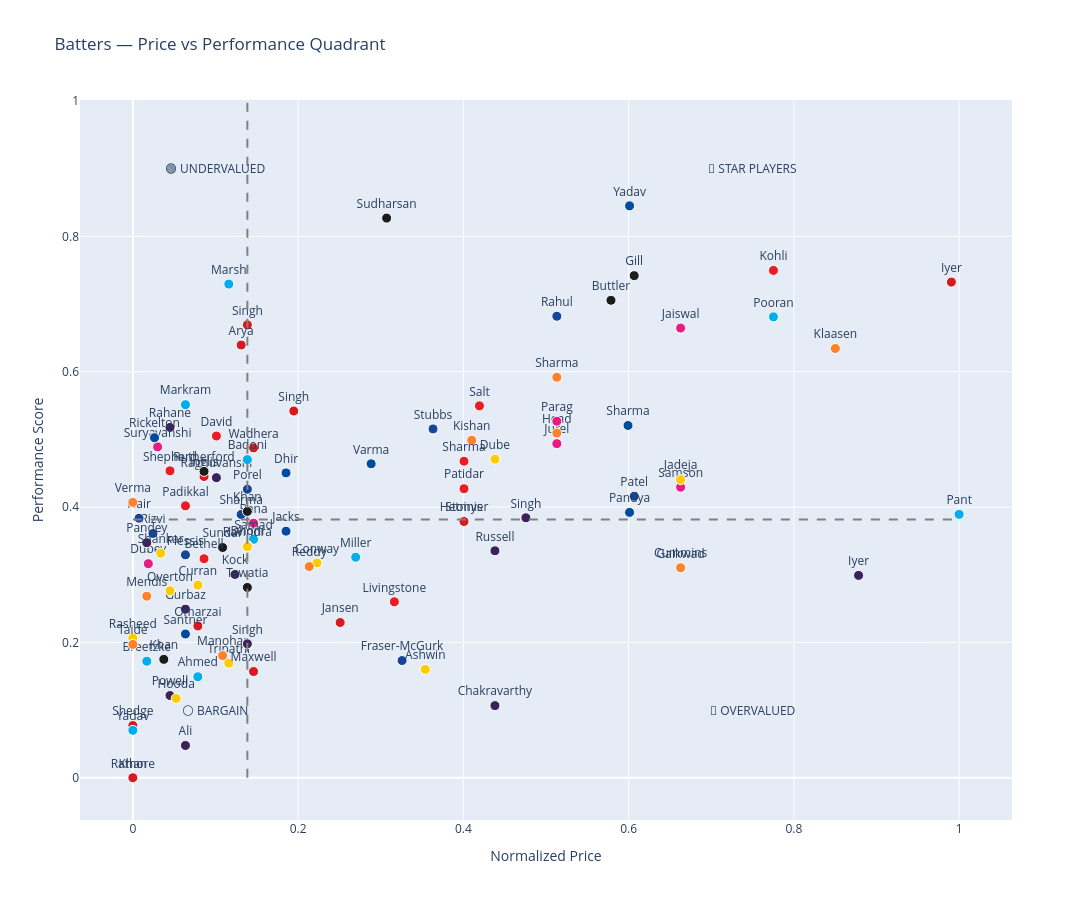

Source (notebook cell):
### Code cell
import plotly.graph_objects as go

# ---- Batter score ----
bs = all_bat.dropna(subset=["Price_Cr","RUNS","SR","AVG"]).copy()

for col in ["RUNS","SR","AVG"]:
    mn, mx = bs[col].min(), bs[col].max()
    bs[f"{col}_n"] = (bs[col]-mn)/(mx-mn) if mx > mn else 0

bs["perf"] = bs["RUNS_n"]*0.5 + bs["SR_n"]*0.3 + bs["AVG_n"]*0.2

p_mn, p_mx = bs["Price_Cr"].min(), bs["Price_Cr"].max()
bs["price_n"] = (bs["Price_Cr"]-p_mn)/(p_mx-p_mn)

# ---- Plot ----
fig = go.Figure()

med_price = bs["price_n"].median()
med_perf  = bs["perf"].median()

for _, row in bs.iterrows():
    team  = row.get("Abbr", "")
    color = TEAM_COLORS.get(team, "#888")
    label = row["Player"].split()[-1]

    fig.add_trace(go.Scatter(
        x=[row["price_n"]],
        y=[row["perf"]],
        mode="markers+text",
        marker=dict(size=10, color=color, line=dict(width=1, color="white")),
        text=[label],
        textposition="top center",
        showlegend=False
    ))

# Quadrant lines
fig.add_shape(type="line", x0=med_price, x1=med_price, y0=0, y1=1,
              line=dict(dash="dash", color="gray"))

fig.add_shape(type="line", x0=0, x1=1, y0=med_perf, y1=med_perf,
              line=dict(dash="dash", color="gray"))

# Quadrant labels
fig.add_annotation(x=0.1, y=0.9, text="🟢 UNDERVALUED", showarrow=False)
fig.add_annotation(x=0.75, y=0.9, text="🔵 STAR PLAYERS", showarrow=False)
fig.add_annotation(x=0.1, y=0.1, text="⚪ BARGAIN", showarrow=False)
fig.add_annotation(x=0.75, y=0.1, text="🔴 OVERVALUED", showarrow=False)

fig.update_layout(
    title="Batters — Price vs Performance Quadrant",
    xaxis_title="Normalized Price",
    yaxis_title="Performance Score",
    height=900,
    width=1300
)

fig.show()

### Figure 1 — Plotly figure (JSON) as saved in the notebook; plotly's stock layout.template omitted (floating-point values rounded to 4 significant figures)
{"data": [{"marker": {"color": "#00AEEF", "line": {"color": "white", "width": 1}, "size": 10}, "mode": "markers+text", "showlegend": false, "text": ["Pant"], "textposition": "top center", "type": "scatter", "x": [1], "y": [0.3892]}, {"marker": {"color": "#D71920", "line": {"color": "white", "width": 1}, "size": 10}, "mode": "markers+text", "showlegend": false, "text": ["Iyer"], "textposition": "top center", "type": "scatter", "x": [0.9906], "y": [0.7324]}, {"marker": {"color": "#FF822A", "line": {"color": "white", "width": 1}, "size": 10}, "mode": "markers+text", "showlegend": false, "text": ["Klaasen"], "textposition": "top center", "type": "scatter", "x": [0.8502], "y": [0.6343]}, {"marker": {"color": "#00AEEF", "line": {"color": "white", "width": 1}, "size": 10}, "mode": "markers+text", "showlegend": false, "text": ["Pooran"], "textposition": "top center", "type": "scatter", "x": [0.7753], "y": [0.681]}, {"marker": {"color": "#EC1C24", "line": {"color": "white", "width": 1}, "size": 10}, "mode": "markers+text", "showlegend": false, "text": ["Kohli"], "textposition": "top center", "type": "scatter", "x": [0.7753], "y": [0.7496]}, {"marker": {"color": "#EA1A85", "line": {"color": "white", "width": 1}, "size": 10}, "mode": "markers+text", "showlegend": false, "text": ["Samson"], "textposition": "top center", "type": "scatter", "x": [0.6629], "y": [0.4293]}, {"marker": {"color": "#FECB00", "line": {"color": "white", "width": 1}, "size": 10}, "mode": "markers+text", "showlegend": false, "text": ["Gaikwad"], "textposition": "top center", "type": "scatter", "x": [0.6629], "y": [0.3102]}, {"marker": {"color": "#1C1C1C", "line": {"color": "white", "width": 1}, "size": 10}, "mode": "markers+text", "showlegend": false, "text": ["Gill"], "textposition": "top center", "type": "scatter", "x": [0.6067], "y": [0.7419]}, {"marker": {"color": "#004BA0", "line": {"color": "white", "width": 1}, "size": 10}, "mode": "markers+text", "showlegend": false, "text": ["Yadav"], "textposition": "top center", "type": "scatter", "x": [0.6011], "y": [0.845]}, {"marker": {"color": "#004BA0", "line": {"color": "white", "width": 1}, "size": 10}, "mode": "markers+text", "showlegend": false, "text": ["Sharma"], "textposition": "top center", "type": "scatter", "x": [0.5993], "y": [0.5205]}, {"marker": {"color": "#1C1C1C", "line": {"color": "white", "width": 1}, "size": 10}, "mode": "markers+text", "showlegend": false, "text": ["Buttler"], "textposition": "top center", "type": "scatter", "x": [0.5787], "y": [0.7055]}, {"marker": {"color": "#17449B", "line": {"color": "white", "width": 1}, "size": 10}, "mode": "markers+text", "showlegend": false, "text": ["Rahul"], "textposition": "top center", "type": "scatter", "x": [0.5131], "y": [0.6819]}, {"marker": {"color": "#EA1A85", "line": {"color": "white", "width": 1}, "size": 10}, "mode": "markers+text", "showlegend": false, "text": ["Jurel"], "textposition": "top center", "type": "scatter", "x": [0.5131], "y": [0.4937]}, {"marker": {"color": "#FF822A", "line": {"color": "white", "width": 1}, "size": 10}, "mode": "markers+text", "showlegend": false, "text": ["Head"], "textposition": "top center", "type": "scatter", "x": [0.5131], "y": [0.5093]}, {"marker": {"color": "#3A225D", "line": {"color": "white", "width": 1}, "size": 10}, "mode": "markers+text", "showlegend": false, "text": ["Singh"], "textposition": "top center", "type": "scatter", "x": [0.4757], "y": [0.3841]}, {"marker": {"color": "#EC1C24", "line": {"color": "white", "width": 1}, "size": 10}, "mode": "markers+text", "showlegend": false, "text": ["Salt"], "textposition": "top center", "type": "scatter", "x": [0.4195], "y": [0.5495]}, {"marker": {"color": "#FF822A", "line": {"color": "white", "width": 1}, "size": 10}, "mode": "markers+text", "showlegend": false, "text": ["Kishan"], "textposition": "top center", "type": "scatter", "x": [0.4101], "y": [0.4988]}, {"marker": {"color": "#EC1C24", "line": {"color": "white", "width": 1}, "size": 10}, "mode": "markers+text", "showlegend": false, "text": ["Sharma"], "textposition": "top center", "type": "scatter", "x": [0.4007], "y": [0.4677]}, {"marker": {"color": "#EA1A85", "line": {"color": "white", "width": 1}, "size": 10}, "mode": "markers+text", "showlegend": false, "text": ["Hetmyer"], "textposition": "top center", "type": "scatter", "x": [0.4007], "y": [0.3797]}, {"marker": {"color": "#EC1C24", "line": {"color": "white", "width": 1}, "size": 10}, "mode": "markers+text", "showlegend": false, "text": ["Patidar"], "textposition": "top center", "type": "scatter", "x": [0.4007], "y": [0.4271]}, {"marker": {"color": "#17449B", "line": {"color": "white", "width": 1}, "size": 10}, "mode": "markers+text", "showlegend": false, "text": ["Stubbs"], "textposition": "top center", "type": "scatter", "x": [0.3633], "y": [0.5154]}, {"marker": {"color": "#17449B", "line": {"color": "white", "width": 1}, "size": 10}, "mode": "markers+text", "showlegend": false, "text": ["Fraser-McGurk"], "textposition": "top center", "type": "scatter", "x": [0.3258], "y": [0.1732]}, {"marker": {"color": "#00AEEF", "line": {"color": "white", "width": 1}, "size": 10}, "mode": "markers+text", "showlegend": false, "text": ["Miller"], "textposition": "top center", "type": "scatter", "x": [0.2697], "y": [0.3258]}, {"marker": {"color": "#FECB00", "line": {"color": "white", "width": 1}, "size": 10}, "mode": "markers+text", "showlegend": false, "text": ["Conway"], "textposition": "top center", "type": "scatter", "x": [0.2228], "y": [0.3174]}, {"marker": {"color": "#EA1A85", "line": {"color": "white", "width": 1}, "size": 10}, "mode": "markers+text", "showlegend": false, "text": ["Rana"], "textposition": "top center", "type": "scatter", "x": [0.1461], "y": [0.3761]}, {"marker": {"color": "#00AEEF", "line": {"color": "white", "width": 1}, "size": 10}, "mode": "markers+text", "showlegend": false, "text": ["Samad"], "textposition": "top center", "type": "scatter", "x": [0.1461], "y": [0.3523]}, {"marker": {"color": "#D71920", "line": {"color": "white", "width": 1}, "size": 10}, "mode": "markers+text", "showlegend": false, "text": ["Wadhera"], "textposition": "top center", "type": "scatter", "x": [0.1461], "y": [0.4875]}, {"marker": {"color": "#D71920", "line": {"color": "white", "width": 1}, "size": 10}, "mode": "markers+text", "showlegend": false, "text": ["Singh"], "textposition": "top center", "type": "scatter", "x": [0.1386], "y": [0.6692]}, {"marker": {"color": "#17449B", "line": {"color": "white", "width": 1}, "size": 10}, "mode": "markers+text", "showlegend": false, "text": ["Porel"], "textposition": "top center", "type": "scatter", "x": [0.1386], "y": [0.4263]}, {"marker": {"color": "#FECB00", "line": {"color": "white", "width": 1}, "size": 10}, "mode": "markers+text", "showlegend": false, "text": ["Dhoni"], "textposition": "top center", "type": "scatter", "x": [0.1386], "y": [0.3433]}, {"marker": {"color": "#D71920", "line": {"color": "white", "width": 1}, "size": 10}, "mode": "markers+text", "showlegend": false, "text": ["Arya"], "textposition": "top center", "type": "scatter", "x": [0.1311], "y": [0.6394]}, {"marker": {"color": "#17449B", "line": {"color": "white", "width": 1}, "size": 10}, "mode": "markers+text", "showlegend": false, "text": ["Sharma"], "textposition": "top center", "type": "scatter", "x": [0.1311], "y": [0.389]}, {"marker": {"color": "#3A225D", "line": {"color": "white", "width": 1}, "size": 10}, "mode": "markers+text", "showlegend": false, "text": ["Kock"], "textposition": "top center", "type": "scatter", "x": [0.1236], "y": [0.3004]}, {"marker": {"color": "#FECB00", "line": {"color": "white", "width": 1}, "size": 10}, "mode": "markers+text", "showlegend": false, "text": ["Tripathi"], "textposition": "top center", "type": "scatter", "x": [0.1161], "y": [0.1692]}, {"marker": {"color": "#FF822A", "line": {"color": "white", "width": 1}, "size": 10}, "mode": "markers+text", "showlegend": false, "text": ["Manohar"], "textposition": "top center", "type": "scatter", "x": [0.1086], "y": [0.1805]}, {"marker": {"color": "#EC1C24", "line": {"color": "white", "width": 1}, "size": 10}, "mode": "markers+text", "showlegend": false, "text": ["David"], "textposition": "top center", "type": "scatter", "x": [0.1011], "y": [0.5049]}, {"marker": {"color": "#3A225D", "line": {"color": "white", "width": 1}, "size": 10}, "mode": "markers+text", "showlegend": false, "text": ["Raghuvanshi"], "textposition": "top center", "type": "scatter", "x": [0.1011], "y": [0.4434]}, {"marker": {"color": "#D71920", "line": {"color": "white", "width": 1}, "size": 10}, "mode": "markers+text", "showlegend": false, "text": ["Inglis"], "textposition": "top center", "type": "scatter", "x": [0.08614], "y": [0.4451]}, {"marker": {"color": "#00AEEF", "line": {"color": "white", "width": 1}, "size": 10}, "mode": "markers+text", "showlegend": false, "text": ["Markram"], "textposition": "top center", "type": "scatter", "x": [0.06367], "y": [0.5513]}, {"marker": {"color": "#3A225D", "line": {"color": "white", "width": 1}, "size": 10}, "mode": "markers+text", "showlegend": false, "text": ["Gurbaz"], "textposition": "top center", "type": "scatter", "x": [0.06367], "y": [0.2491]}, {"marker": {"color": "#17449B", "line": {"color": "white", "width": 1}, "size": 10}, "mode": "markers+text", "showlegend": false, "text": ["Plessis"], "textposition": "top center", "type": "scatter", "x": [0.06367], "y": [0.3294]}, {"marker": {"color": "#EC1C24", "line": {"color": "white", "width": 1}, "size": 10}, "mode": "markers+text", "showlegend": false, "text": ["Padikkal"], "textposition": "top center", "type": "scatter", "x": [0.06367], "y": [0.4018]}, {"marker": {"color": "#3A225D", "line": {"color": "white", "width": 1}, "size": 10}, "mode": "markers+text", "showlegend": false, "text": ["Rahane"], "textposition": "top center", "type": "scatter", "x": [0.04494], "y": [0.5176]}, {"marker": {"color": "#3A225D", "line": {"color": "white", "width": 1}, "size": 10}, "mode": "markers+text", "showlegend": false, "text": ["Powell"], "textposition": "top center", "type": "scatter", "x": [0.04494], "y": [0.1215]}, {"marker": {"color": "#EA1A85", "line": {"color": "white", "width": 1}, "size": 10}, "mode": "markers+text", "showlegend": false, "text": ["Suryavanshi"], "textposition": "top center", "type": "scatter", "x": [0.02996], "y": [0.4889]}, {"marker": {"color": "#004BA0", "line": {"color": "white", "width": 1}, "size": 10}, "mode": "markers+text", "showlegend": false, "text": ["Rickelton"], "textposition": "top center", "type": "scatter", "x": [0.02622], "y": [0.5025]}, {"marker": {"color": "#17449B", "line": {"color": "white", "width": 1}, "size": 10}, "mode": "markers+text", "showlegend": false, "text": ["Rizvi"], "textposition": "top center", "type": "scatter", "x": [0.02434], "y": [0.361]}, {"marker": {"color": "#EA1A85", "line": {"color": "white", "width": 1}, "size": 10}, "mode": "markers+text", "showlegend": false, "text": ["Dubey"], "textposition": "top center", "type": "scatter", "x": [0.01873], "y": [0.3163]}, {"marker": {"color": "#3A225D", "line": {"color": "white", "width": 1}, "size": 10}, "mode": "markers+text", "showlegend": false, "text": ["Pandey"], "textposition": "top center", "type": "scatter", "x": [0.01685], "y": [0.3473]}, {"marker": {"color": "#00AEEF", "line": {"color": "white", "width": 1}, "size": 10}, "mode": "markers+text", "showlegend": false, "text": ["Breetzke"], "textposition": "top center", "type": "scatter", "x": [0.01685], "y": [0.1722]}, {"marker": {"color": "#17449B", "line": {"color": "white", "width": 1}, "size": 10}, "mode": "markers+text", "showlegend": false, "text": ["Nair"], "textposition": "top center", "type": "scatter", "x": [0.007491], "y": [0.3835]}, {"marker": {"color": "#FF822A", "line": {"color": "white", "width": 1}, "size": 10}, "mode": "markers+text", "showlegend": false, "text": ["Verma"], "textposition": "top center", "type": "scatter", "x": [0], "y": [0.4069]}, {"marker": {"color": "#FECB00", "line": {"color": "white", "width": 1}, "size": 10}, "mode": "markers+text", "showlegend": false, "text": ["Rasheed"], "textposition": "top center", "type": "scatter", "x": [0], "y": [0.2063]}, {"marker": {"color": "#FF822A", "line": {"color": "white", "width": 1}, "size": 10}, "mode": "markers+text", "showlegend": false, "text": ["Taide"], "textposition": "top center", "type": "scatter", "x": [0], "y": [0.197]}, {"marker": {"color": "#EA1A85", "line": {"color": "white", "width": 1}, "size": 10}, "mode": "markers+text", "showlegend": false, "text": ["Rathore"], "textposition": "top center", "type": "scatter", "x": [0], "y": [0]}, {"marker": {"color": "#3A225D", "line": {"color": "white", "width": 1}, "size": 10}, "mode": "markers+text", "showlegend": false, "text": ["Iyer"], "textposition": "top center", "type": "scatter", "x": [0.8783], "y": [0.299]}, {"marker": {"color": "#EA1A85", "line": {"color": "white", "width": 1}, "size": 10}, "mode": "markers+text", "showlegend": false, "text": ["Jaiswal"], "textposition": "top center", "type": "scatter", "x": [0.6629], "y": [0.6645]}, {"marker": {"color": "#FF822A", "line": {"color": "white", "width": 1}, "size": 10}, "mode": "markers+text", "showlegend": false, "text": ["Cummins"], "textposition": "top center", "type": "scatter", "x": [0.6629], "y": [0.3103]}, {"marker": {"color": "#FECB00", "line": {"color": "white", "width": 1}, "size": 10}, "mode": "markers+text", "showlegend": false, "text": ["Jadeja"], "textposition": "top center", "type": "scatter", "x": [0.6629], "y": [0.4404]}, {"marker": {"color": "#17449B", "line": {"color": "white", "width": 1}, "size": 10}, "mode": "markers+text", "showlegend": false, "text": ["Patel"], "textposition": "top center", "type": "scatter", "x": [0.6067], "y": [0.4159]}, {"marker": {"color": "#004BA0", "line": {"color": "white", "width": 1}, "size": 10}, "mode": "markers+text", "showlegend": false, "text": ["Pandya"], "textposition": "top center", "type": "scatter", "x": [0.6011], "y": [0.3921]}, {"marker": {"color": "#EA1A85", "line": {"color": "white", "width": 1}, "size": 10}, "mode": "markers+text", "showlegend": false, "text": ["Parag"], "textposition": "top center", "type": "scatter", "x": [0.5131], "y": [0.5268]}, {"marker": {"color": "#FF822A", "line": {"color": "white", "width": 1}, "size": 10}, "mode": "markers+text", "showlegend": false, "text": ["Sharma"], "textposition": "top center", "type": "scatter", "x": [0.5131], "y": [0.5917]}, {"marker": {"color": "#3A225D", "line": {"color": "white", "width": 1}, "size": 10}, "mode": "markers+text", "showlegend": false, "text": ["Russell"], "textposition": "top center", "type": "scatter", "x": [0.4382], "y": [0.3354]}, {"marker": {"color": "#3A225D", "line": {"color": "white", "width": 1}, "size": 10}, "mode": "markers+text", "showlegend": false, "text": ["Chakravarthy"], "textposition": "top center", "type": "scatter", "x": [0.4382], "y": [0.1066]}, {"marker": {"color": "#FECB00", "line": {"color": "white", "width": 1}, "size": 10}, "mode": "markers+text", "showlegend": false, "text": ["Dube"], "textposition": "top center", "type": "scatter", "x": [0.4382], "y": [0.4707]}, {"marker": {"color": "#D71920", "line": {"color": "white", "width": 1}, "size": 10}, "mode": "markers+text", "showlegend": false, "text": ["Stoinis"], "textposition": "top center", "type": "scatter", "x": [0.4007], "y": [0.3786]}, {"marker": {"color": "#FECB00", "line": {"color": "white", "width": 1}, "size": 10}, "mode": "markers+text", "showlegend": false, "text": ["Ashwin"], "textposition": "top center", "type": "scatter", "x": [0.3539], "y": [0.1602]}, {"marker": {"color": "#EC1C24", "line": {"color": "white", "width": 1}, "size": 10}, "mode": "markers+text", "showlegend": false, "text": ["Livingstone"], "textposition": "top center", "type": "scatter", "x": [0.3165], "y": [0.26]}, {"marker": {"color": "#1C1C1C", "line": {"color": "white", "width": 1}, "size": 10}, "mode": "markers+text", "showlegend": false, "text": ["Sudharsan"], "textposition": "top center", "type": "scatter", "x": [0.3071], "y": [0.827]}, {"marker": {"color": "#004BA0", "line": {"color": "white", "width": 1}, "size": 10}, "mode": "markers+text", "showlegend": false, "text": ["Varma"], "textposition": "top center", "type": "scatter", "x": [0.2884], "y": [0.4639]}, {"marker": {"color": "#D71920", "line": {"color": "white", "width": 1}, "size": 10}, "mode": "markers+text", "showlegend": false, "text": ["Jansen"], "textposition": "top center", "type": "scatter", "x": [0.2509], "y": [0.2294]}, {"marker": {"color": "#FF822A", "line": {"color": "white", "width": 1}, "size": 10}, "mode": "markers+text", "showlegend": false, "text": ["Reddy"], "textposition": "top center", "type": "scatter", "x": [0.2135], "y": [0.312]}, {"marker": {"color": "#D71920", "line": {"color": "white", "width": 1}, "size": 10}, "mode": "markers+text", "showlegend": false, "text": ["Singh"], "textposition": "top center", "type": "scatter", "x": [0.1948], "y": [0.5419]}, {"marker": {"color": "#004BA0", "line": {"color": "white", "width": 1}, "size": 10}, "mode": "markers+text", "showlegend": false, "text": ["Jacks"], "textposition": "top center", "type": "scatter", "x": [0.1854], "y": [0.3643]}, {"marker": {"color": "#004BA0", "line": {"color": "white", "width": 1}, "size": 10}, "mode": "markers+text", "showlegend": false, "text": ["Dhir"], "textposition": "top center", "type": "scatter", "x": [0.1854], "y": [0.4505]}, {"marker": {"color": "#D71920", "line": {"color": "white", "width": 1}, "size": 10}, "mode": "markers+text", "showlegend": false, "text": ["Maxwell"], "textposition": "top center", "type": "scatter", "x": [0.1461], "y": [0.1569]}, {"marker": {"color": "#FECB00", "line": {"color": "white", "width": 1}, "size": 10}, "mode": "markers+text", "showlegend": false, "text": ["Ravindra"], "textposition": "top center", "type": "scatter", "x": [0.1386], "y": [0.3414]}, {"marker": {"color": "#00AEEF", "line": {"color": "white", "width": 1}, "size": 10}, "mode": "markers+text", "showlegend": false, "text": ["Badoni"], "textposition": "top center", "type": "scatter", "x": [0.1386], "y": [0.4701]}, {"marker": {"color": "#1C1C1C", "line": {"color": "white", "width": 1}, "size": 10}, "mode": "markers+text", "showlegend": false, "text": ["Khan"], "textposition": "top center", "type": "scatter", "x": [0.1386], "y": [0.3936]}, {"marker": {"color": "#1C1C1C", "line": {"color": "white", "width": 1}, "size": 10}, "mode": "markers+text", "showlegend": false, "text": ["Tewatia"], "textposition": "top center", "type": "scatter", "x": [0.1386], "y": [0.2812]}, {"marker": {"color": "#3A225D", "line": {"color": "white", "width": 1}, "size": 10}, "mode": "markers+text", "showlegend": false, "text": ["Singh"], "textposition": "top center", "type": "scatter", "x": [0.1386], "y": [0.1979]}, {"marker": {"color": "#00AEEF", "line": {"color": "white", "width": 1}, "size": 10}, "mode": "markers+text", "showlegend": false, "text": ["Marsh"], "textposition": "top center", "type": "scatter", "x": [0.1161], "y": [0.7294]}, {"marker": {"color": "#1C1C1C", "line": {"color": "white", "width": 1}, "size": 10}, "mode": "markers+text", "showlegend": false, "text": ["Sundar"], "textposition": "top center", "type": "scatter", "x": [0.1086], "y": [0.3402]}, {"marker": {"color": "#1C1C1C", "line": {"color": "white", "width": 1}, "size": 10}, "mode": "markers+text", "showlegend": false, "text": ["Rutherford"], "textposition": "top center", "type": "scatter", "x": [0.08614], "y": [0.4527]}, {"marker": {"color": "#EC1C24", "line": {"color": "white", "width": 1}, "size": 10}, "mode": "markers+text", "showlegend": false, "text": ["Bethell"], "textposition": "top center", "type": "scatter", "x": [0.08614], "y": [0.3236]}, {"marker": {"color": "#D71920", "line": {"color": "white", "width": 1}, "size": 10}, "mode": "markers+text", "showlegend": false, "text": ["Omarzai"], "textposition": "top center", "type": "scatter", "x": [0.07865], "y": [0.2243]}, {"marker": {"color": "#FECB00", "line": {"color": "white", "width": 1}, "size": 10}, "mode": "markers+text", "showlegend": false, "text": ["Curran"], "textposition": "top center", "type": "scatter", "x": [0.07865], "y": [0.2846]}, {"marker": {"color": "#00AEEF", "line": {"color": "white", "width": 1}, "size": 10}, "mode": "markers+text", "showlegend": false, "text": ["Ahmed"], "textposition": "top center", "type": "scatter", "x": [0.07865], "y": [0.1493]}, {"marker": {"color": "#004BA0", "line": {"color": "white", "width": 1}, "size": 10}, "mode": "markers+text", "showlegend": false, "text": ["Santner"], "textposition": "top center", "type": "scatter", "x": [0.06367], "y": [0.2124]}, {"marker": {"color": "#3A225D", "line": {"color": "white", "width": 1}, "size": 10}, "mode": "markers+text", "showlegend": false, "text": ["Ali"], "textposition": "top center", "type": "scatter", "x": [0.06367], "y": [0.04769]}, {"marker": {"color": "#FECB00", "line": {"color": "white", "width": 1}, "size": 10}, "mode": "markers+text", "showlegend": false, "text": ["Hooda"], "textposition": "top center", "type": "scatter", "x": [0.05243], "y": [0.1172]}, {"marker": {"color": "#EC1C24", "line": {"color": "white", "width": 1}, "size": 10}, "mode": "markers+text", "showlegend": false, "text": ["Shepherd"], "textposition": "top center", "type": "scatter", "x": [0.04494], "y": [0.4535]}, {"marker": {"color": "#FECB00", "line": {"color": "white", "width": 1}, "size": 10}, "mode": "markers+text", "showlegend": false, "text": ["Overton"], "textposition": "top center", "type": "scatter", "x": [0.04494], "y": [0.2763]}, {"marker": {"color": "#1C1C1C", "line": {"color": "white", "width": 1}, "size": 10}, "mode": "markers+text", "showlegend": false, "text": ["Khan"], "textposition": "top center", "type": "scatter", "x": [0.03745], "y": [0.1749]}, {"marker": {"color": "#FECB00", "line": {"color": "white", "width": 1}, "size": 10}, "mode": "markers+text", "showlegend": false, "text": ["Shankar"], "textposition": "top center", "type": "scatter", "x": [0.03371], "y": [0.3318]}, {"marker": {"color": "#FF822A", "line": {"color": "white", "width": 1}, "size": 10}, "mode": "markers+text", "showlegend": false, "text": ["Mendis"], "textposition": "top center", "type": "scatter", "x": [0.01685], "y": [0.2683]}, {"marker": {"color": "#D71920", "line": {"color": "white", "width": 1}, "size": 10}, "mode": "markers+text", "showlegend": false, "text": ["Shedge"], "textposition": "top center", "type": "scatter", "x": [0], "y": [0.07722]}, {"marker": {"color": "#00AEEF", "line": {"color": "white", "width": 1}, "size": 10}, "mode": "markers+text", "showlegend": false, "text": ["Yadav"], "textposition": "top center", "type": "scatter", "x": [0], "y": [0.07006]}, {"marker": {"color": "#D71920", "line": {"color": "white", "width": 1}, "size": 10}, "mode": "markers+text", "showlegend": false, "text": ["Khan"], "textposition": "top center", "type": "scatter", "x": [0], "y": [0]}], "layout": {"annotations": [{"showarrow": false, "text": "🟢 UNDERVALUED", "x": 0.1, "y": 0.9}, {"showarrow": false, "text": "🔵 STAR PLAYERS", "x": 0.75, "y": 0.9}, {"showarrow": false, "text": "⚪ BARGAIN", "x": 0.1, "y": 0.1}, {"showarrow": false, "text": "🔴 OVERVALUED", "x": 0.75, "y": 0.1}], "height": 900, "shapes": [{"line": {"color": "gray", "dash": "dash"}, "type": "line", "x0": 0.1386, "x1": 0.1386, "y0": 0, "y1": 1}, {"line": {"color": "gray", "dash": "dash"}, "type": "line", "x0": 0, "x1": 1, "y0": 0.3816, "y1": 0.3816}], "title": {"text": "Batters — Price vs Performance Quadrant"}, "width": 1300, "xaxis": {"title": {"text": "Normalized Price"}}, "yaxis": {"title": {"text": "Performance Score"}}}}
